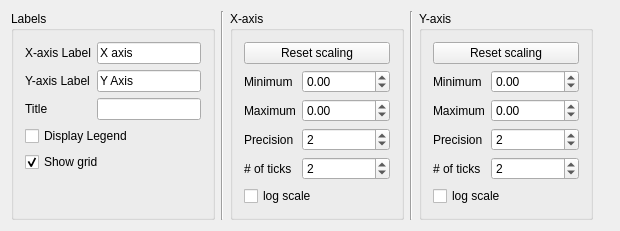
<?xml version="1.0" encoding="UTF-8"?>
<ui version="4.0">
 <class>Chart_display_control</class>
 <widget class="QWidget" name="Chart_display_control">
  <property name="geometry">
   <rect>
    <x>0</x>
    <y>0</y>
    <width>620</width>
    <height>220</height>
   </rect>
  </property>
  <property name="windowTitle">
   <string>Chart_display_control</string>
  </property>
  <layout class="QHBoxLayout" name="horizontalLayout">
   <item>
    <widget class="QGroupBox" name="labelbox">
     <property name="title">
      <string>Labels</string>
     </property>
     <property name="flat">
      <bool>true</bool>
     </property>
     <property name="checkable">
      <bool>false</bool>
     </property>
     <layout class="QVBoxLayout" name="verticalLayout">
      <item>
       <layout class="QGridLayout" name="gridLayout">
        <item row="0" column="0">
         <widget class="QLabel" name="label">
          <property name="text">
           <string>X-axis Label</string>
          </property>
         </widget>
        </item>
        <item row="0" column="1">
         <widget class="QLineEdit" name="x_label_edit">
          <property name="text">
           <string>X axis</string>
          </property>
         </widget>
        </item>
        <item row="1" column="0">
         <widget class="QLabel" name="label_2">
          <property name="text">
           <string>Y-axis Label</string>
          </property>
         </widget>
        </item>
        <item row="1" column="1">
         <widget class="QLineEdit" name="y_label_edit">
          <property name="text">
           <string>Y Axis</string>
          </property>
         </widget>
        </item>
        <item row="2" column="0">
         <widget class="QLabel" name="label_3">
          <property name="text">
           <string>Title</string>
          </property>
         </widget>
        </item>
        <item row="2" column="1">
         <widget class="QLineEdit" name="title_label_edit"/>
        </item>
        <item row="3" column="0" colspan="2">
         <widget class="QCheckBox" name="legend_display">
          <property name="text">
           <string>Display Legend</string>
          </property>
         </widget>
        </item>
        <item row="4" column="0" colspan="2">
         <widget class="QCheckBox" name="grid_display">
          <property name="text">
           <string>Show grid</string>
          </property>
          <property name="checked">
           <bool>true</bool>
          </property>
         </widget>
        </item>
       </layout>
      </item>
      <item>
       <spacer name="verticalSpacer">
        <property name="orientation">
         <enum>Qt::Vertical</enum>
        </property>
        <property name="sizeHint" stdset="0">
         <size>
          <width>20</width>
          <height>64</height>
         </size>
        </property>
       </spacer>
      </item>
     </layout>
    </widget>
   </item>
   <item>
    <widget class="Line" name="line">
     <property name="orientation">
      <enum>Qt::Vertical</enum>
     </property>
    </widget>
   </item>
   <item>
    <widget class="QGroupBox" name="xbox">
     <property name="title">
      <string>X-axis</string>
     </property>
     <property name="flat">
      <bool>true</bool>
     </property>
     <layout class="QVBoxLayout" name="verticalLayout_2">
      <item>
       <layout class="QGridLayout" name="gridLayout_2">
        <item row="0" column="0" colspan="2">
         <widget class="QPushButton" name="x_autoscale">
          <property name="text">
           <string>Reset scaling</string>
          </property>
         </widget>
        </item>
        <item row="1" column="0">
         <widget class="QLabel" name="label_4">
          <property name="text">
           <string>Minimum</string>
          </property>
         </widget>
        </item>
        <item row="1" column="1">
         <widget class="QDoubleSpinBox" name="x_min">
          <property name="minimum">
           <double>-999999999.000000000000000</double>
          </property>
          <property name="maximum">
           <double>999999999.000000000000000</double>
          </property>
         </widget>
        </item>
        <item row="2" column="0">
         <widget class="QLabel" name="label_5">
          <property name="text">
           <string>Maximum</string>
          </property>
         </widget>
        </item>
        <item row="2" column="1">
         <widget class="QDoubleSpinBox" name="x_max">
          <property name="minimum">
           <double>-999999999.000000000000000</double>
          </property>
          <property name="maximum">
           <double>999999999.000000000000000</double>
          </property>
         </widget>
        </item>
        <item row="3" column="0">
         <widget class="QLabel" name="label_8">
          <property name="text">
           <string>Precision</string>
          </property>
         </widget>
        </item>
        <item row="3" column="1">
         <widget class="QSpinBox" name="x_precision">
          <property name="value">
           <number>2</number>
          </property>
         </widget>
        </item>
        <item row="4" column="0">
         <widget class="QLabel" name="label_9">
          <property name="text">
           <string># of ticks</string>
          </property>
         </widget>
        </item>
        <item row="4" column="1">
         <widget class="QSpinBox" name="x_nticks">
          <property name="value">
           <number>2</number>
          </property>
         </widget>
        </item>
        <item row="5" column="0" colspan="2">
         <widget class="QCheckBox" name="x_logscale">
          <property name="text">
           <string>log scale</string>
          </property>
         </widget>
        </item>
       </layout>
      </item>
      <item>
       <spacer name="verticalSpacer_2">
        <property name="orientation">
         <enum>Qt::Vertical</enum>
        </property>
        <property name="sizeHint" stdset="0">
         <size>
          <width>20</width>
          <height>15</height>
         </size>
        </property>
       </spacer>
      </item>
     </layout>
    </widget>
   </item>
   <item>
    <widget class="Line" name="line_2">
     <property name="orientation">
      <enum>Qt::Vertical</enum>
     </property>
    </widget>
   </item>
   <item>
    <widget class="QGroupBox" name="xbox_2">
     <property name="title">
      <string>Y-axis</string>
     </property>
     <property name="flat">
      <bool>true</bool>
     </property>
     <layout class="QVBoxLayout" name="verticalLayout_3">
      <item>
       <layout class="QGridLayout" name="gridLayout_3">
        <item row="0" column="0" colspan="2">
         <widget class="QPushButton" name="y_autoscale">
          <property name="text">
           <string>Reset scaling</string>
          </property>
         </widget>
        </item>
        <item row="1" column="0">
         <widget class="QLabel" name="label_6">
          <property name="text">
           <string>Minimum</string>
          </property>
         </widget>
        </item>
        <item row="1" column="1">
         <widget class="QDoubleSpinBox" name="y_min">
          <property name="minimum">
           <double>-999999999.000000000000000</double>
          </property>
          <property name="maximum">
           <double>999999999.000000000000000</double>
          </property>
         </widget>
        </item>
        <item row="2" column="0">
         <widget class="QLabel" name="label_7">
          <property name="text">
           <string>Maximum</string>
          </property>
         </widget>
        </item>
        <item row="2" column="1">
         <widget class="QDoubleSpinBox" name="y_max">
          <property name="minimum">
           <double>-999999999.000000000000000</double>
          </property>
          <property name="maximum">
           <double>999999999.000000000000000</double>
          </property>
         </widget>
        </item>
        <item row="3" column="0">
         <widget class="QLabel" name="label_10">
          <property name="text">
           <string>Precision</string>
          </property>
         </widget>
        </item>
        <item row="3" column="1">
         <widget class="QSpinBox" name="y_precision">
          <property name="value">
           <number>2</number>
          </property>
         </widget>
        </item>
        <item row="4" column="0">
         <widget class="QLabel" name="label_11">
          <property name="text">
           <string># of ticks</string>
          </property>
         </widget>
        </item>
        <item row="4" column="1">
         <widget class="QSpinBox" name="y_nticks">
          <property name="value">
           <number>2</number>
          </property>
         </widget>
        </item>
        <item row="5" column="0" colspan="2">
         <widget class="QCheckBox" name="y_logscale">
          <property name="text">
           <string>log scale</string>
          </property>
         </widget>
        </item>
       </layout>
      </item>
      <item>
       <spacer name="verticalSpacer_3">
        <property name="orientation">
         <enum>Qt::Vertical</enum>
        </property>
        <property name="sizeHint" stdset="0">
         <size>
          <width>20</width>
          <height>18</height>
         </size>
        </property>
       </spacer>
      </item>
     </layout>
    </widget>
   </item>
   <item>
    <spacer name="horizontalSpacer">
     <property name="orientation">
      <enum>Qt::Horizontal</enum>
     </property>
     <property name="sizeHint" stdset="0">
      <size>
       <width>20</width>
       <height>20</height>
      </size>
     </property>
    </spacer>
   </item>
  </layout>
 </widget>
 <layoutdefault spacing="6" margin="11"/>
 <resources/>
 <connections/>
</ui>
